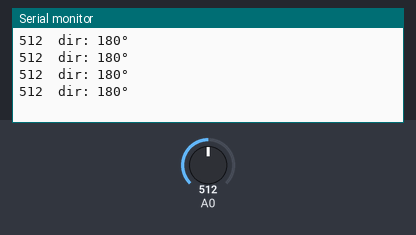
The sketch below on a simulated Arduino Uno, built with avr-gcc and run on an emulated ATmega328P. Parts: the last lines printed to the serial monitor. The test bench sets the inputs (shaded band); at power-on: A0 = 512.

Above: at 1.2 s.
1.3 s: A0 set to 716
At 1.71 s:
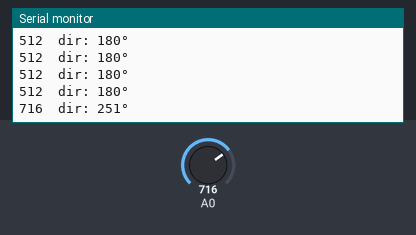
2.8 s: A0 set to 900
At 2.91 s:
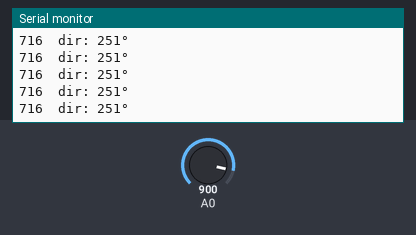
Timing chart, 0 to 5.8 s (numbered marks = the images above; inputs shaded):
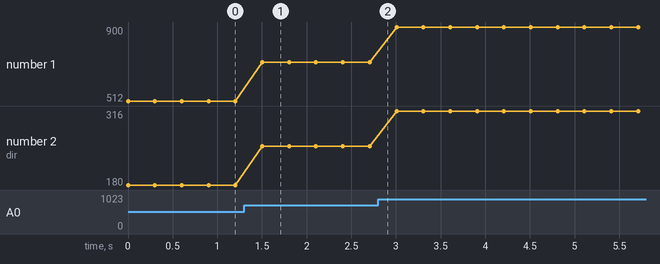

The sketch:

direzione_vento.ino
```cpp
void setup() {
  Serial.begin(115200);
}

void loop() {
  int d = analogRead(A0);
  Serial.print(d);Serial.print("\t");
  d = map(d, 0, 1024, 0, 360);
  Serial.print("dir: ");Serial.print(d);Serial.println("°");
  delay(300);
}
```

Measured:
- after the input at 1.3 s, the serial monitor: prints a new line after 0.20 s (image 1)
- plotted number 1: 512 → 716 after the input at 1.3 s, 716 → 900 after the input at 2.8 s
- plotted number 2: 180 → 251 after the input at 1.3 s, 251 → 316 after the input at 2.8 s
